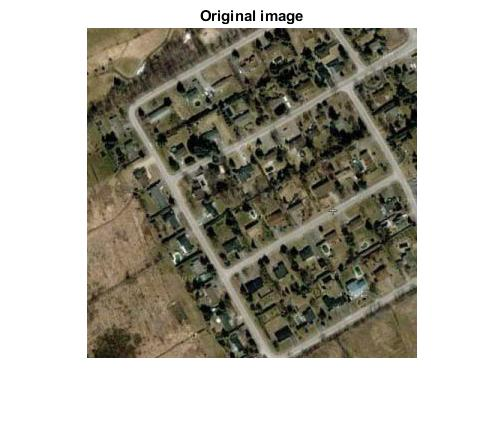
%> input picture output/input.jpg, 504 x 425 px
$ octave final_road_extraction_code.m   (GNU Octave 9; MATLAB toolbox functions it lacks are replaced by stand-ins)
%> lines starting %> are read from the running program, lines starting %| are printed output that depends on the picture; in (x1, y1, x2, y2) boxes, pixels count from 0 and x2, y2 are one past the last pixel; in counts of white or black regions, pixels touching at a corner belong together; the program's own positions count from 1
clc
clear all;
close all;
I=imread('C:\Users\Raja\Desktop\input.jpg');
%> I is the input picture: size 425x504x3 uint8; mean R, G, B 174.5, 171.8, 161.7
figure;
imshow(I);
title('Original image');

J=rgb2gray(I);
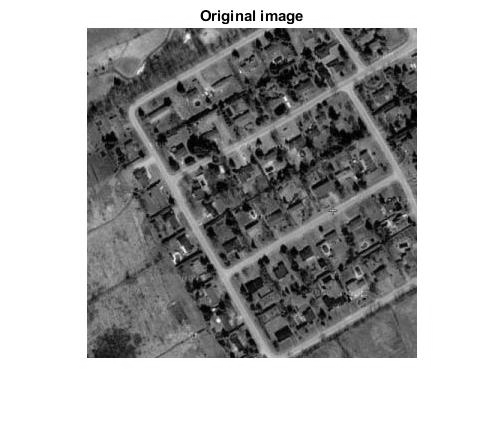
%> J: size 425x504 uint8; min 0, max 255, mean 171.4
%whos
figure,imshow(J);
title('grayscale image');
%[a,b]=size(J);
%K = zeros(a,b);
K=imadjust(J,[0.5 0.9],[]);
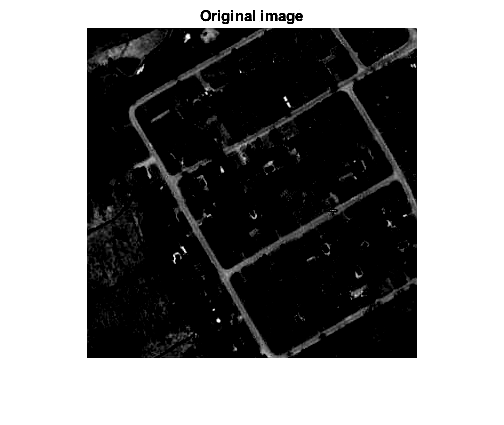
%> K: size 425x504 uint8; min 0, max 255, mean 129.9
% [4 lines of commented-out code are left out]
figure;
imshow(K);

level = graythresh(K);
%> level = 0.518
I=imbinarize(K,level);
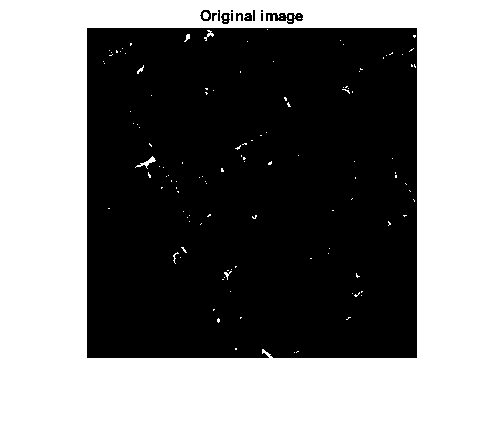
%> I: size 425x504 logical; 49.2% white; 127 white regions (119 under 20 px), largest, box (x1, y1, x2, y2) and area: (0, 0, 504, 425) 104720, (135, 156, 156, 169) 75, (204, 30, 214, 41) 38
figure;
imshow(I);
title('Binary image after thresholding');

B = medfilt2(I);
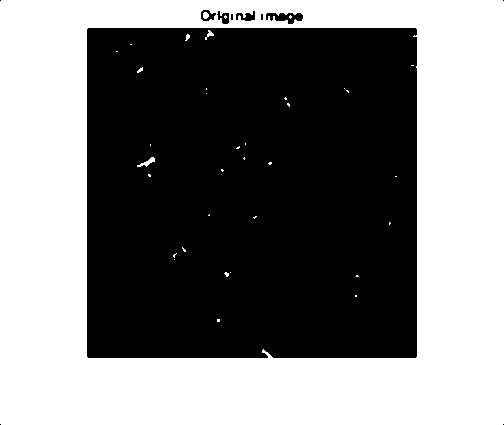
%> B: size 425x504 logical; 49.1% white; 36 white regions (31 under 20 px), largest, box (x1, y1, x2, y2) and area: (0, 0, 504, 425) 104736, (137, 157, 155, 167) 70, (205, 30, 214, 40) 35, (203, 12, 209, 19) 34, (185, 34, 190, 41) 21
figure,imshow(B);
title('median filtered image');

im = bwareaopen(B,1200);
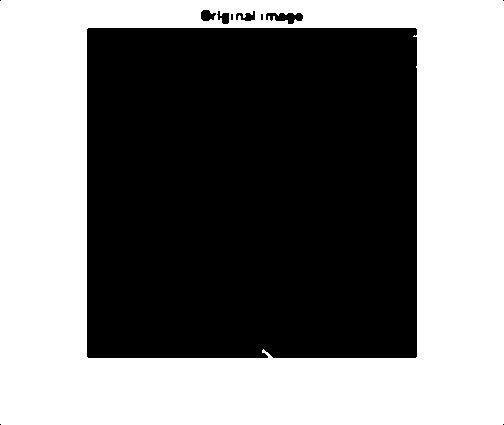
%> im: size 425x504 logical; 48.9% white; 1 white region, box (x1, y1, x2, y2) and area: (0, 0, 504, 425) 104736
%Binary = imfill(im,'holes');
figure,imshow(im);
title('removing connected components(pixel <6)');

BW = bwmorph(im,'remove');
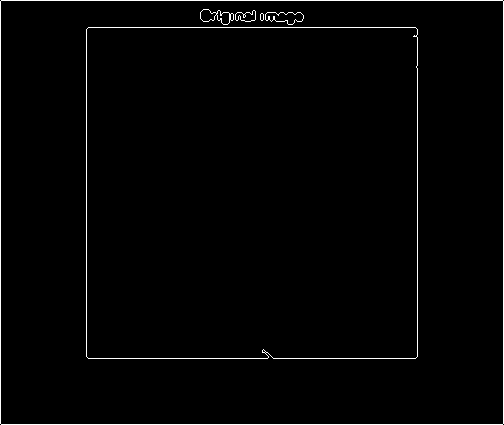
%> BW: size 425x504 logical; 1.6% white in thin lines or dots
figure,imshow(BW);
title('morphological filtering');

BW1 = edge(BW,'sobel');
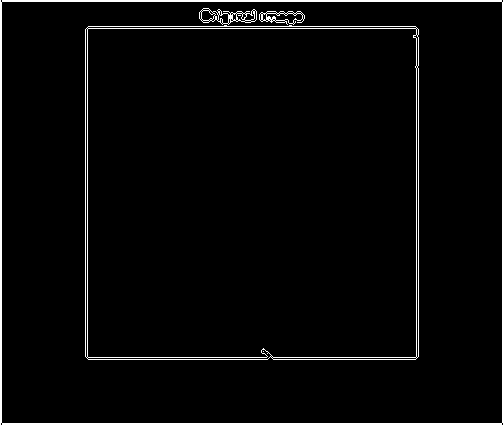
%> BW1: size 425x504 logical; 3.2% white; 6 white regions (2 under 20 px), largest, box (x1, y1, x2, y2) and area: (0, 0, 504, 425) 3692, (85, 25, 419, 360) 2658, (199, 8, 257, 25) 295, (259, 11, 305, 25) 215
figure,imshow(BW1);
title('edge detection(sobel)');

%> (the run ends here)
